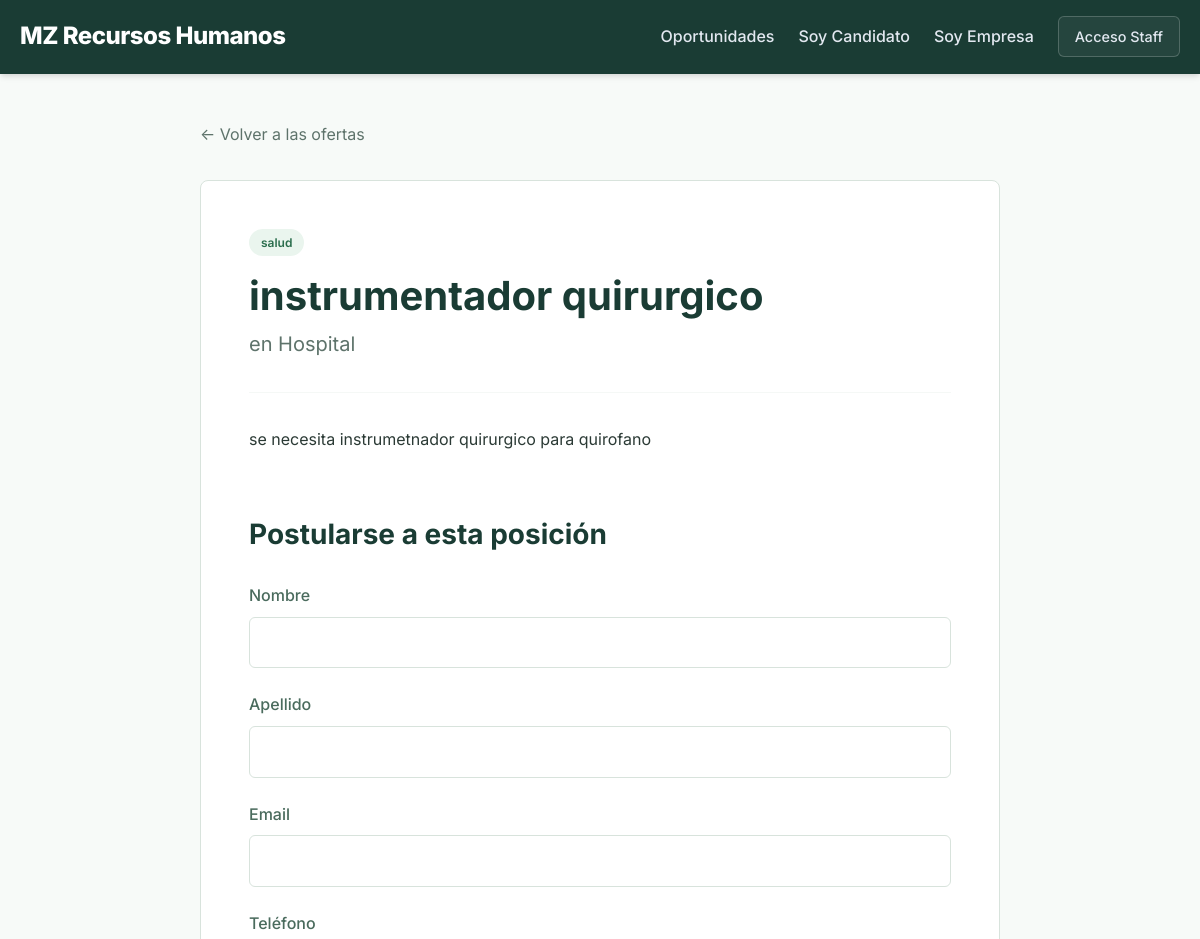
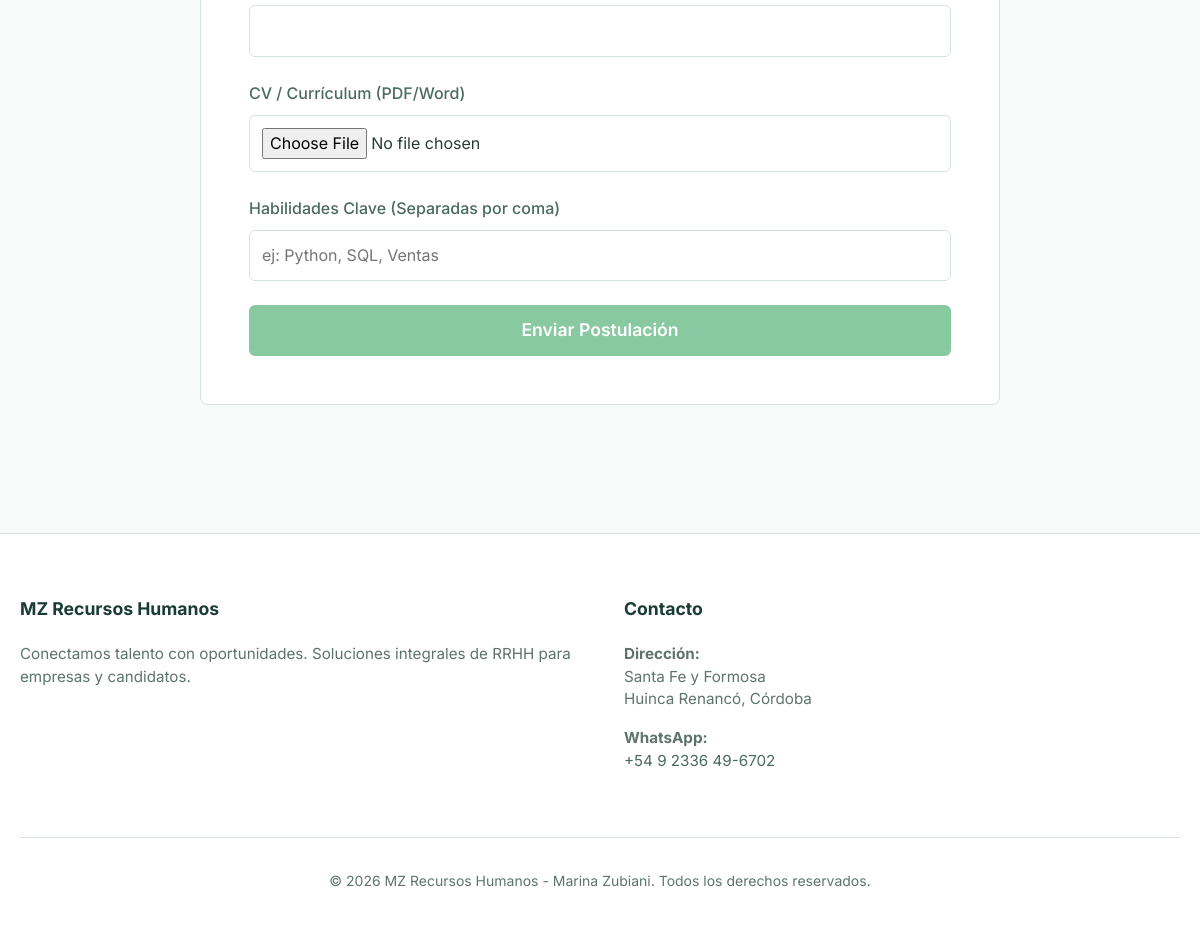
/vacancy/1/, run on the app's committed database (2 pictures, top to bottom).
### clients/models.py (models this page shows, shortened)
class Vacancy(models.Model):
    STATUS_CHOICES = [
        ('active', 'Active'),
        ('closed', 'Closed'),
        ('on_hold', 'On Hold'),
    ]
    company = models.ForeignKey(Company, related_name='vacancies', on_delete=models.CASCADE)
    title = models.CharField(max_length=255)
    description = models.TextField()
    required_skills = models.TextField(blank=True, help_text="Comma-separated skills required for ranking (e.g. Python, Django, SQL)")
    status = models.CharField(max_length=20, choices=STATUS_CHOICES, default='active')
    created_at = models.DateTimeField(auto_now_add=True)

class Company(models.Model):
    user = models.OneToOneField(User, on_delete=models.CASCADE, null=True, blank=True, related_name='company_profile')
    name = models.CharField(max_length=200)
    industry = models.CharField(max_length=255, blank=True)
    description = models.TextField(blank=True)
    email = models.EmailField(blank=True, null=True)
    phone = models.CharField(max_length=20, blank=True, null=True)
    created_at = models.DateTimeField(auto_now_add=True)

### clients/views.py (the view, shortened to what this page needs)
# urls.py: path('vacancy/<int:vacancy_id>/', views.vacancy_detail, name='vacancy_detail'),
def vacancy_detail(request, vacancy_id):
    vacancy = get_object_or_404(Vacancy, id=vacancy_id)
    return render(request, 'vacancy_detail.html', {
        'vacancy': vacancy,
        'killer_questions': vacancy.killer_questions.filter(is_required=True)
    })

### hr_project/templates/vacancy_detail.html (shortened to what this page needs)
{% extends "base.html" %}
{% block content %}
<div style="max-width: 800px; margin: 0 auto;">
    <a href="/" style="display: inline-block; margin-bottom: 2rem; color: var(--text-muted);">&larr; Volver a las
        ofertas</a>
    <div style="background: white; padding: 3rem; border-radius: 8px; border: 1px solid var(--border-color);">
        <span class="tag" style="margin-bottom: 1rem; display: inline-block;">{{ vacancy.company.industry }}</span>
        <h1 style="font-size: 2.5rem; margin-bottom: 0.5rem;">{{ vacancy.title }}</h1>
        <p style="font-size: 1.25rem; color: var(--text-muted); margin-bottom: 2rem;">en {{ vacancy.company.name }}</p>
        <hr style="border: 0; border-top: 1px solid var(--border-color); margin: 2rem 0;">
        <div style="line-height: 1.8;">
            {{ vacancy.description|linebreaks }}
        </div>
        <div style="margin-top: 4rem;">
            <h3 style="margin-bottom: 2rem;">Postularse a esta posición</h3>
            <form method="POST" enctype="multipart/form-data">
                <div class="form-group">
                    <label>Nombre</label>
                    <input type="text" name="first_name" required>
                </div>
                <div class="form-group">
                    <label>Apellido</label>
                    <input type="text" name="last_name" required>
                </div>
                <div class="form-group">
                    <label>Email</label>
                    <input type="email" name="email" required>
                </div>
                <div class="form-group">
                    <label>Teléfono</label>
                    <input type="text" name="phone">
                </div>
                <div class="form-group">
                    <label>CV / Currículum (PDF/Word)</label>
                    <input type="file" name="resume" required>
                </div>
                <div class="form-group">
                    <label>Habilidades Clave (Separadas por coma)</label>
                    <input type="text" name="skills" placeholder="ej: Python, SQL, Ventas">
                </div>
                <button type="submit" class="btn btn-primary" style="width: 100%; font-size: 1.1rem;">Enviar
                    Postulación</button>
            </form>
        </div>
    </div>
</div>
{% endblock %}

### static/css/styles.css (style rules this page uses)
:root { --primary-color: #1a3c34; --secondary-color: #4a6b5d; --accent-color: #88c9a1; --accent-hover: #71b88e; --bg-color: #f7faf8; --card-bg: #ffffff; --text-main: #2b3a35; --text-muted: #5e736b; --success: #10b981; --border-color: #d8e3dc; --font-main: 'Inter', system-ui, -apple-system, sans-serif; }
*, *::before, *::after { box-sizing: border-box; }
body { font-family: var(--font-main); background-color: var(--bg-color); color: var(--text-main); margin: 0; line-height: 1.6; }
h1, h2, h3 { color: var(--primary-color); font-weight: 700; margin-bottom: 0.5em; }
a { text-decoration: none; color: inherit; transition: color 0.2s; }
.btn { display: inline-block; padding: 0.75rem 1.5rem; border-radius: 6px; font-weight: 600; cursor: pointer; border: none; transition: all 0.2s; }
.btn-primary { background: var(--accent-color); color: white; }
.tag { background: #eaf5ee; color: #2b6e4d; padding: 0.25rem 0.75rem; border-radius: 999px; font-size: 0.75rem; font-weight: 600; }
.form-group { margin-bottom: 1.5rem; }
label { display: block; margin-bottom: 0.5rem; font-weight: 500; color: var(--secondary-color); }
input, textarea, select { width: 100%; padding: 0.75rem; border: 1px solid var(--border-color); border-radius: 6px; font-family: inherit; font-size: 1rem; }

### data on the page
Vacancy: company.industry "salud", title "instrumentador quirurgico", company.name "Hospital", description "se necesita instrumetnador quirurgico para quirofano"
